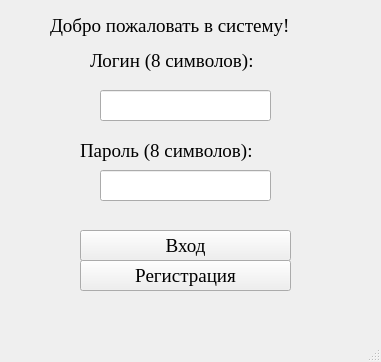
<?xml version="1.0" encoding="UTF-8"?>
<ui version="4.0">
 <class>MainWindow</class>
 <widget class="QMainWindow" name="MainWindow">
  <property name="geometry">
   <rect>
    <x>0</x>
    <y>0</y>
    <width>381</width>
    <height>362</height>
   </rect>
  </property>
  <property name="windowTitle">
   <string>Инициализация</string>
  </property>
  <widget class="QWidget" name="centralwidget">
   <widget class="QLabel" name="label">
    <property name="geometry">
     <rect>
      <x>50</x>
      <y>10</y>
      <width>321</width>
      <height>31</height>
     </rect>
    </property>
    <property name="font">
     <font>
      <family>Times New Roman</family>
      <pointsize>14</pointsize>
     </font>
    </property>
    <property name="text">
     <string>Добро пожаловать в систему!</string>
    </property>
   </widget>
   <widget class="QLineEdit" name="login">
    <property name="geometry">
     <rect>
      <x>100</x>
      <y>90</y>
      <width>171</width>
      <height>31</height>
     </rect>
    </property>
    <property name="font">
     <font>
      <family>Times New Roman</family>
      <pointsize>14</pointsize>
     </font>
    </property>
    <property name="text">
     <string/>
    </property>
    <property name="maxLength">
     <number>8</number>
    </property>
   </widget>
   <widget class="QLabel" name="label_2">
    <property name="geometry">
     <rect>
      <x>90</x>
      <y>50</y>
      <width>201</width>
      <height>21</height>
     </rect>
    </property>
    <property name="font">
     <font>
      <family>Times New Roman</family>
      <pointsize>14</pointsize>
     </font>
    </property>
    <property name="text">
     <string>Логин (8 символов):</string>
    </property>
   </widget>
   <widget class="QLabel" name="label_3">
    <property name="geometry">
     <rect>
      <x>80</x>
      <y>140</y>
      <width>211</width>
      <height>21</height>
     </rect>
    </property>
    <property name="font">
     <font>
      <family>Times New Roman</family>
      <pointsize>14</pointsize>
     </font>
    </property>
    <property name="text">
     <string>Пароль (8 символов):</string>
    </property>
   </widget>
   <widget class="QLineEdit" name="password">
    <property name="geometry">
     <rect>
      <x>100</x>
      <y>170</y>
      <width>171</width>
      <height>31</height>
     </rect>
    </property>
    <property name="font">
     <font>
      <family>Times New Roman</family>
      <pointsize>14</pointsize>
     </font>
    </property>
    <property name="text">
     <string/>
    </property>
    <property name="maxLength">
     <number>8</number>
    </property>
   </widget>
   <widget class="QPushButton" name="sign_in">
    <property name="geometry">
     <rect>
      <x>80</x>
      <y>230</y>
      <width>211</width>
      <height>31</height>
     </rect>
    </property>
    <property name="font">
     <font>
      <family>Times New Roman</family>
      <pointsize>14</pointsize>
     </font>
    </property>
    <property name="text">
     <string>Вход</string>
    </property>
   </widget>
   <widget class="QPushButton" name="sign_up">
    <property name="geometry">
     <rect>
      <x>80</x>
      <y>260</y>
      <width>211</width>
      <height>31</height>
     </rect>
    </property>
    <property name="font">
     <font>
      <family>Times New Roman</family>
      <pointsize>14</pointsize>
     </font>
    </property>
    <property name="text">
     <string>Регистрация</string>
    </property>
   </widget>
   <widget class="QLabel" name="comment">
    <property name="geometry">
     <rect>
      <x>10</x>
      <y>300</y>
      <width>47</width>
      <height>13</height>
     </rect>
    </property>
    <property name="font">
     <font>
      <family>Times New Roman</family>
      <pointsize>14</pointsize>
     </font>
    </property>
    <property name="text">
     <string/>
    </property>
   </widget>
  </widget>
  <widget class="QMenuBar" name="menubar">
   <property name="geometry">
    <rect>
     <x>0</x>
     <y>0</y>
     <width>381</width>
     <height>26</height>
    </rect>
   </property>
  </widget>
  <widget class="QStatusBar" name="statusbar"/>
 </widget>
 <resources/>
 <connections/>
</ui>
